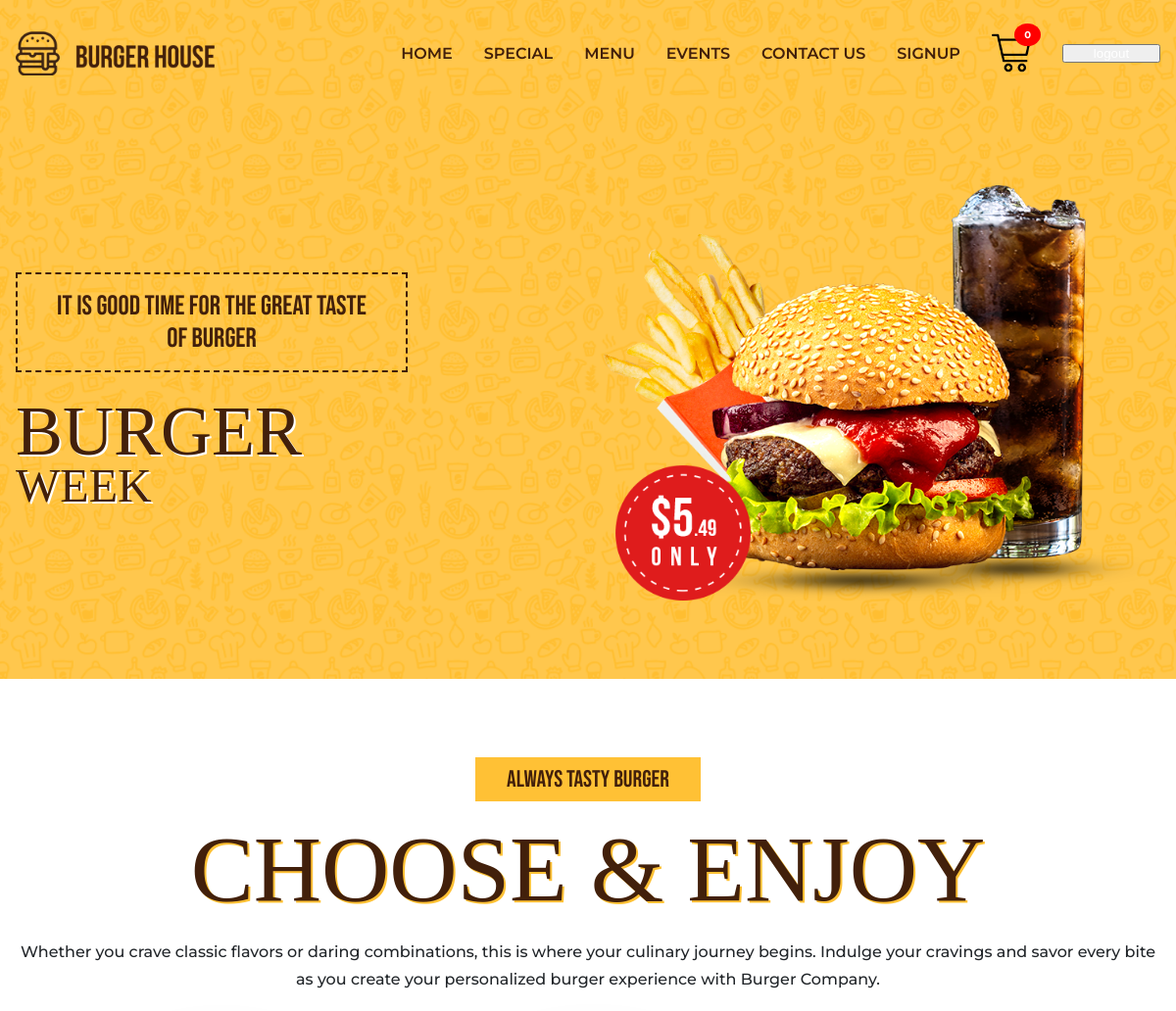
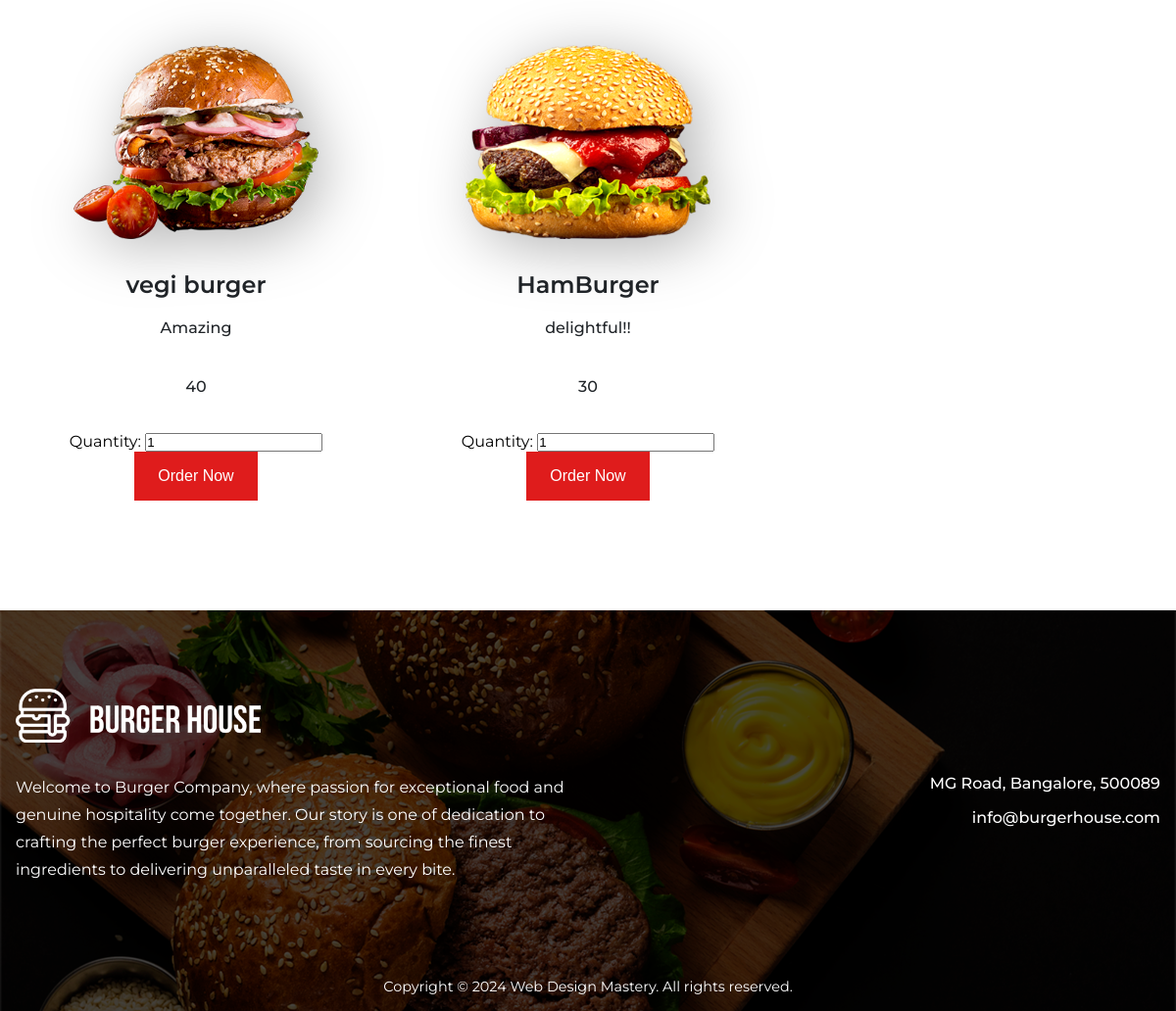
Page /menu.php (signed in) on the committed database (2 pictures, top to bottom).
### tables this page shows
CREATE TABLE `products` (
  `ID` int(100) NOT NULL,
  `Name` varchar(100) NOT NULL,
  `Description` varchar(100) NOT NULL,
  `Price` int(100) NOT NULL,
  `Picture` varchar(100) NOT NULL
);

### menu.php (the view, shortened to what this page needs)
<?php
include 'components/connection.php';
include 'components/header.php';
$sql = "SELECT * FROM products";
$result = mysqli_query($con, $sql);
$products = [];
if ($result->num_rows > 0) {
    while ($row = $result->fetch_assoc()) {
        $products[] = $row;
    }
}
?>
<!DOCTYPE html>
<html lang="en">
<head>
    <link rel="stylesheet" href="styles.css">
</head>
<body>
    <section class="section__container order__container" id="menu">
        <h3>ALWAYS TASTY BURGER</h3>
        <h2 class="section__header">CHOOSE & ENJOY</h2>
        <p class="section__description">
            Whether you crave classic flavors or daring combinations, this is where
            your culinary journey begins. Indulge your cravings and savor every bite
            as you create your personalized burger experience with Burger Company.
        </p>
        <div class="order__grid">
            <?php foreach ($products as $product): ?>
                <div class="order__card">
                    <form method="POST" action="cart.php">
                        <img src="<?php echo htmlspecialchars($product['Picture']); ?>" alt="order">
                        <h4><?php echo htmlspecialchars($product['Name']); ?></h4>
                        <p><?php echo htmlspecialchars($product['Description']); ?></p>
                        <p><?php echo htmlspecialchars($product['Price']); ?></p>
                        <label for="quantity">Quantity:</label>
                        <input type="number" name="quantity" value="1" min="1">
                        <input type="submit" class="btn" value="Order Now">
                    </form>
                </div>
            <?php endforeach; ?>
        </div>
    </section>
    <?php include 'components/footer.php';?>
</body>
</html>

### header.php (shortened to what this page needs)
<header class="header">
    <nav>
        <div class="nav__header">
            <div class="nav__logo">
                <a href="#">
                    <img src="../assets/logo-dark.png" alt="logo" class="nav__logo-dark"/>
                </a>
            </div>
        </div>
        <ul class="nav__links" id="nav-links">
            <li><a href="../../index.php">HOME</a></li>
            <li><a href="#special">SPECIAL</a></li>
            <li><a href="menu.php">MENU</a></li>
            <li><a href="#event">EVENTS</a></li>
            <li><a href="#contact">CONTACT US</a></li>
            <li><a href="signup.php">SIGNUP</a></li>
            <li class="cart-header">
                <a href="cart.php"><img src="../assets/cart.png" alt="Cart"/></a>
                <div class="cart-counter" id="cart-counter">0</div>
            </li>
            <li class="logout"><form action="logout.php" method post>
                <input type="submit" id="logout" value="logout">
            </form></li>
        </ul>
    </nav>
    <div class="section__container header__container" id="home">
        <div class="header__image">
            <img src="../assets/header.png" alt="header"/>
        </div>
        <div class="header__content">
            <h2>IT IS GOOD TIME FOR THE GREAT TASTE OF BURGER</h2>
            <h1>BURGER<br/><span>WEEK</span></h1>
        </div>
    </div>
</header>

### footer.php (shortened to what this page needs)
<footer class="footer">
      <div class="section__container footer__container">
        <div class="footer__logo">
          <img src="assets/logo-white.png" alt="logo" />
        </div>
        <div class="footer__content">
          <p>
            Welcome to Burger Company, where passion for exceptional food and
            genuine hospitality come together. Our story is one of dedication to
            crafting the perfect burger experience, from sourcing the finest
            ingredients to delivering unparalleled taste in every bite.
          </p>
          <div>
            <ul class="footer__links">
              <li>
                MG Road, Bangalore, 500089
              </li>
              <li>
                info@burgerhouse.com
              </li>
            </ul>
          </div>
        </div>
      </div>
      <div class="footer__bar">
        Copyright © 2024 Web Design Mastery. All rights reserved.
      </div>
    </footer>

### rows in the picture
products: Picture (picture), Name "vegi burger", Description "Amazing", Price "40"
products: Picture (picture), Name "HamBurger", Description "delightful!!", Price "30"
